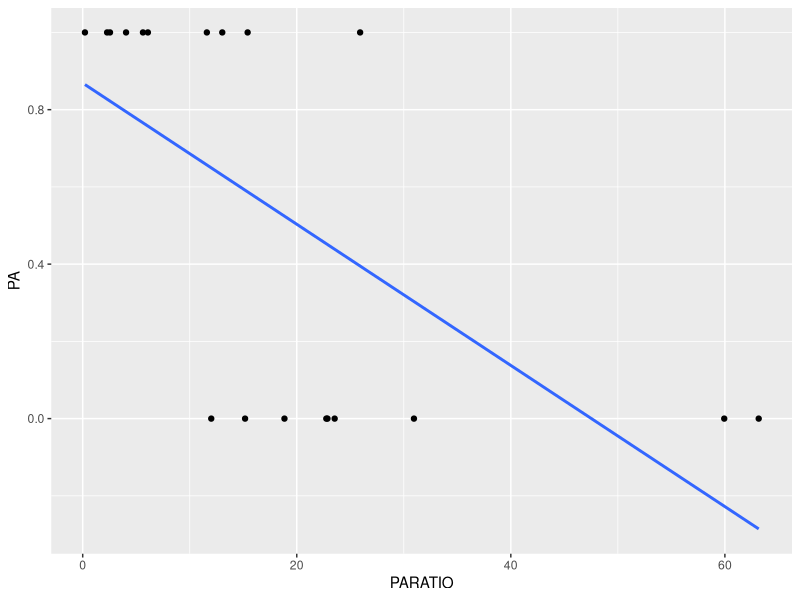

R code for this plot:
## ---- chunk 1
# to render
# rmarkdown::render("beamer-test.Rmd", output_format = "beamer_presentation")
# output options
options(width = 70, scipen = 6, digits = 3)
library(knitr)
# chunk default options
opts_chunk$set(fig.show='hold', size='footnotesize', comment="#", warning=FALSE, message=FALSE, dev='cairo_pdf', fig.height=2.5, fig.width=7.7, cache = TRUE)
## ---- chunk 2
liz <- read.csv("data/polis.csv")
head(liz)
## ---- chunk 3
library(ggplot2)

ggplot(liz, aes(x=PARATIO, y=PA)) + geom_point() + geom_smooth(method="lm", se=FALSE)
